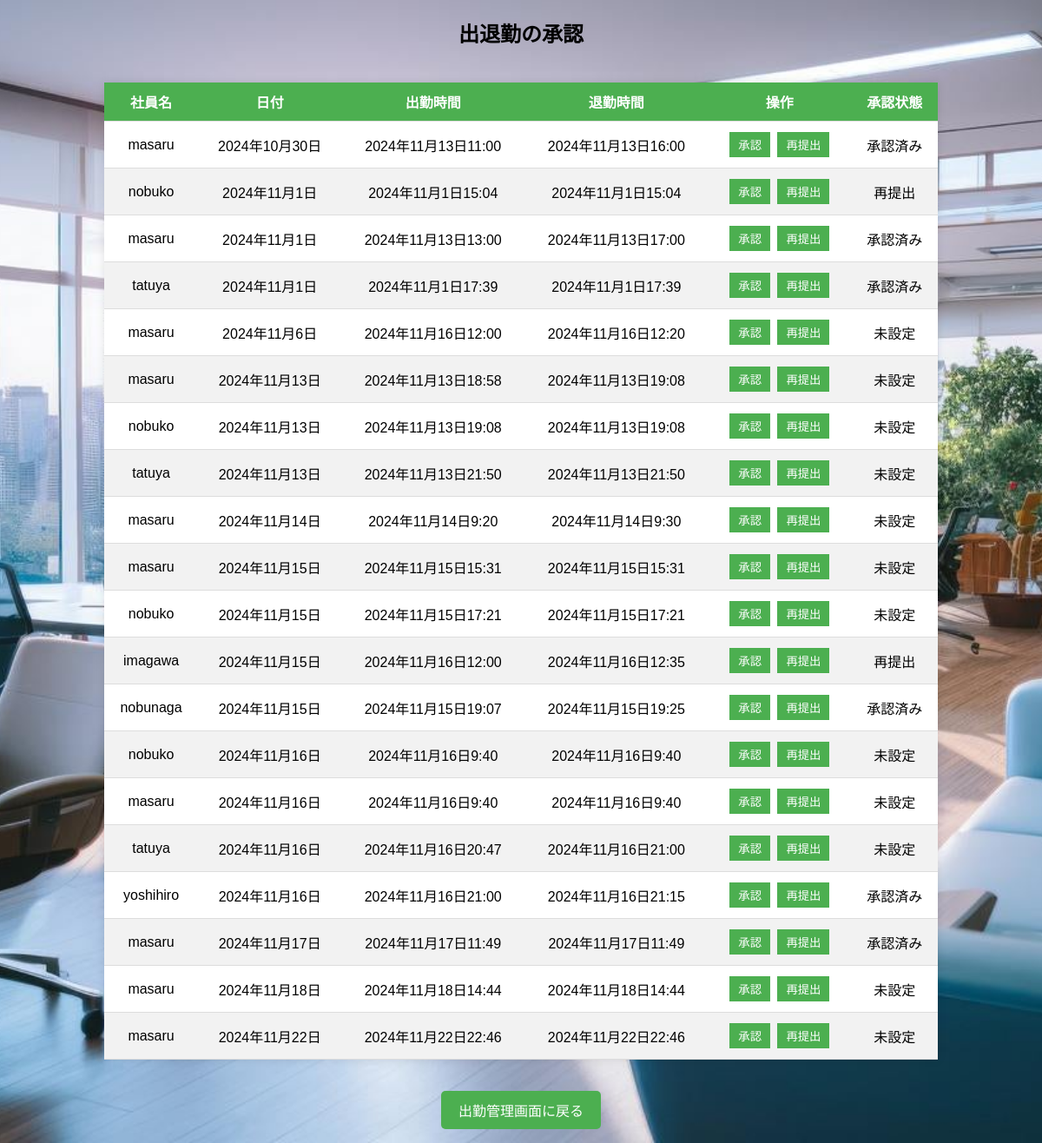
The app's page /attendance/approval/ (signed in) with its own data.
### attendance_system/models.py (models this page shows, shortened)
class Attendance(models.Model):
    STATUS_CHOICES = [
        ('unupdated', '未更新'),
        ('pending', '申請中'),
        ('approved', '承認済み'),
        ('rejected', '再提出'),
    ]
    user = models.ForeignKey(User, on_delete=models.CASCADE)  # ユーザーとのリレーション
    check_in = models.DateTimeField(null=True, blank=True)  # 出勤時間
    check_out = models.DateTimeField(null=True, blank=True)  # 退勤時間
    date = models.DateField(default=now)  # 日付
    status = models.CharField(
        max_length=20,
        choices=STATUS_CHOICES,
        default='unupdated'  # デフォルトは未更新
    )
    is_approved = models.BooleanField(default=None, null=True, blank=True)  # 承認状態
    @property
    def status_display(self):
        return dict(self.STATUS_CHOICES).get(self.status, "未設定")

### attendance_system/views.py (the view, shortened to what this page needs)
# urls.py: path('attendance/approval/', views.attendance_approval, name='attendance_approval'),
@login_required
def attendance_approval(request):
    attendances = Attendance.objects.all()
    attendances = Attendance.objects.exclude(user__groups__name='幹部クラス')
    return render(request, "attendance_system/attendance_approval.html", {"attendances": attendances})

### attendance_system/templates/attendance_system/attendance_approval.html (shortened to what this page needs)
<!DOCTYPE html>
<html lang="ja">
<head>
    {% load static %}
</head>
<body>
    <h2>出退勤の承認</h2>
    <table>
        <thead>
            <tr>
                <th>社員名</th>
                <th>日付</th>
                <th>出勤時間</th>
                <th>退勤時間</th>
                <th>操作</th>
                <th>承認状態</th>
            </tr>
        </thead>
        <tbody>
            {% for attendance in attendances %}
                {% if attendance.check_in and attendance.check_out %}
                <tr>
                    <td>{{ attendance.user.username }}</td>
                    <td>{{ attendance.date }}</td>
                    <td>{{ attendance.check_in }}</td>
                    <td>{{ attendance.check_out }}</td>
                    <td>
                        <form method="post" action=".">
                            <button type="submit" name="action" value="approve" class="btn btn-success btn-sm">承認</button>
                            <button type="submit" name="action" value="resubmit" class="btn btn-warning btn-sm">再提出</button>
                        </form>
                    </td>
                    <td>{{ attendance.status_display }}</td>
                </tr>
                {% endif %}
            {% empty %}
            <tr>
                <td colspan="6">出退勤データがありません</td>
            </tr>
            {% endfor %}
        </tbody>
    </table>
    <p>
        <a href="{% url 'attendance' %}" class="button">出勤管理画面に戻る</a>
    </p>
</body>
</html>

### records on screen
Attendance: user.username "masaru", date "2024年10月30日", check_in "2024年11月13日11:00", check_out "2024年11月13日16:00", status_display "承認済み"
Attendance: user.username "nobuko", date "2024年11月1日", check_in "2024年11月1日15:04", check_out "2024年11月1日15:04", status_display "再提出"
Attendance: user.username "masaru", date "2024年11月1日", check_in "2024年11月13日13:00", check_out "2024年11月13日17:00", status_display "承認済み"
Attendance: user.username "tatuya", date "2024年11月1日", check_in "2024年11月1日17:39", check_out "2024年11月1日17:39", status_display "承認済み"
Attendance: user.username "masaru", date "2024年11月6日", check_in "2024年11月16日12:00", check_out "2024年11月16日12:20", status_display "未設定"
Attendance: user.username "masaru", date "2024年11月13日", check_in "2024年11月13日18:58", check_out "2024年11月13日19:08", status_display "未設定"
Attendance: user.username "nobuko", date "2024年11月13日", check_in "2024年11月13日19:08", check_out "2024年11月13日19:08", status_display "未設定"
Attendance: user.username "tatuya", date "2024年11月13日", check_in "2024年11月13日21:50", check_out "2024年11月13日21:50", status_display "未設定"
Attendance: user.username "masaru", date "2024年11月14日", check_in "2024年11月14日9:20", check_out "2024年11月14日9:30", status_display "未設定"
Attendance: user.username "masaru", date "2024年11月15日", check_in "2024年11月15日15:31", check_out "2024年11月15日15:31", status_display "未設定"
Attendance: user.username "nobuko", date "2024年11月15日", check_in "2024年11月15日17:21", check_out "2024年11月15日17:21", status_display "未設定"
Attendance: user.username "imagawa", date "2024年11月15日", check_in "2024年11月16日12:00", check_out "2024年11月16日12:35", status_display "再提出"
Attendance: user.username "nobunaga", date "2024年11月15日", check_in "2024年11月15日19:07", check_out "2024年11月15日19:25", status_display "承認済み"
Attendance: user.username "nobuko", date "2024年11月16日", check_in "2024年11月16日9:40", check_out "2024年11月16日9:40", status_display "未設定"
Attendance: user.username "masaru", date "2024年11月16日", check_in "2024年11月16日9:40", check_out "2024年11月16日9:40", status_display "未設定"
Attendance: user.username "tatuya", date "2024年11月16日", check_in "2024年11月16日20:47", check_out "2024年11月16日21:00", status_display "未設定"
Attendance: user.username "yoshihiro", date "2024年11月16日", check_in "2024年11月16日21:00", check_out "2024年11月16日21:15", status_display "承認済み"
Attendance: user.username "masaru", date "2024年11月17日", check_in "2024年11月17日11:49", check_out "2024年11月17日11:49", status_display "承認済み"
Attendance: user.username "masaru", date "2024年11月18日", check_in "2024年11月18日14:44", check_out "2024年11月18日14:44", status_display "未設定"
Attendance: user.username "masaru", date "2024年11月22日", check_in "2024年11月22日22:46", check_out "2024年11月22日22:46", status_display "未設定"
